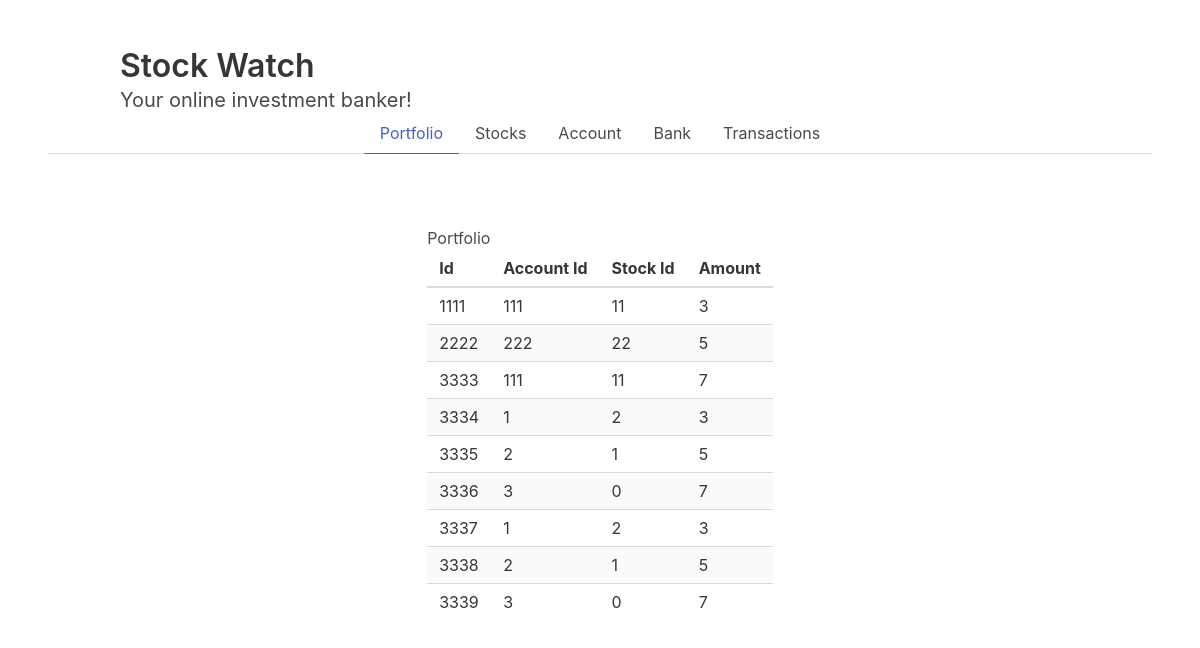
Screenshot of /src/public/index.php with the database file from the repository.
### tables this page shows
CREATE TABLE Portfolio(
    id INTEGER PRIMARY KEY,
    account_id INTEGER,
    stock_id INTEGER,
    amount INTEGER
);

### src/public/StockWatchDAO.php (called while the page is built, shortened)
<?php
class StockWatchDAO
{
   private $dbConn;
   private $tblName;
   public function __construct($tblName)
   {
      $this->dbConn = new SQLite3("../../StockWatch.db");
      $this->tblName = $tblName;
   }
   public function getColumns() {
      if ("Portfolio" == $this->tblName) {
         return $this->getColumnsPortfolio();
      } else if ("Stock" == $this->tblName) {
         return $this->getColumnsStock();
      } else if ("Account" == $this->tblName) {
         return $this->getColumnsAccount();
      } else if ("Bank" == $this->tblName) {
         return $this->getColumnsBank();
      } else if ("Transactions" == $this->tblName) {
         return $this->getColumnsTransactions();
      } else if ("Rates" == $this->tblName) {
         return $this->getColumnsRates();
      }
   }
   public function getRows() {
      if ("Portfolio" == $this->tblName) {
         return $this->dbConn->query($this->getSQLPortfolio());
      } else if ("Stock" == $this->tblName) {
         return $this->dbConn->query($this->getSQLStock());
      } else if ("Account" == $this->tblName) {
         return $this->dbConn->query($this->getSQLAccount());
      } else if ("Bank" == $this->tblName) {
         return $this->dbConn->query($this->getSQLBank());
      } else if ("Transactions" == $this->tblName) {
         return $this->dbConn->query($this->getSQLTransactions());
      } else if ("Rates" == $this->tblName) {
         return $this->dbConn->query($this->getSQLRates());
      }
   }
   private function getSQLPortfolio() {
      return "SELECT * FROM Portfolio";
   }
   private function getColumnsPortfolio() {
      return array("Id", "Account Id", "Stock Id", "Amount");
   }
  }

### src/public/index.php (the view, shortened to what this page needs)
<head>
   <?php include('header.html');
   require_once 'StockWatchDAO.php' ?>
</head>
<body>
   <section class="section">
      <div class="container">
         <h1 class="title">
            Stock Watch
         </h1>
         <p class="subtitle">
            Your online investment banker!
         </p>
      </div>
      <div class="tabs is-centered">
         <ul>
            <li class="is-active"><a href="./?page=Portfolio">Portfolio</a>
            <li><a href="./?page=Stock">Stocks</a></li>
            <li><a href="./?page=Account">Account</a></li>
            <li><a href="./?page=Bank">Bank</a></li>
            <li><a href="./?page=Transactions">Transactions</a></li>
         </ul>
      </div>
      <?php
      if (isset($_GET['page'])) {
         $tabName = $_GET['page'];
      } else {
         $tabName = "Portfolio";
      }
      ?>
      <section class="section">
         <div class="columns is-centered">
            <div class="column is-narrow">
               <table class="table is-centered is-striped is-hoverable">
                  <thead>
                     <?php
                     $dao = new StockWatchDAO($tabName);
                     echo ("<tr>");
                     foreach ($dao->getColumns() as $column) {
                        echo ("<th>" . $column . "</th>");
                     }
                     echo ("</tr>");
                     ?>
                  </thead>
                  <tbody>
                     <?php
                     $result = $dao->getRows();
                     print_r($tabName);
                     while ($row = $result->fetchArray(SQLITE3_NUM)) {
                        echo ("<tr>");
                        for ($colnum = 0; $colnum < count($row); $colnum++) {
                           echo ("<td>" . ucfirst($row[$colnum]) . "</td>");
                        }
                        echo ("</tr>");
                     }
                     ?>
                  </tbody>
               </table>
            </div>
         </div>
      </section>
   </section>
</body>
</html>

### rows the page displays
portfolio: id "1111", account "111", stock "11", amount "3"
portfolio: id "2222", account "222", stock "22", amount "5"
portfolio: id "3333", account "111", stock "11", amount "7"
portfolio: id "3334", account "1", stock "2", amount "3"
portfolio: id "3335", account "2", stock "1", amount "5"
portfolio: id "3336", account "3", stock "0", amount "7"
portfolio: id "3337", account "1", stock "2", amount "3"
portfolio: id "3338", account "2", stock "1", amount "5"
portfolio: id "3339", account "3", stock "0", amount "7"

### other values shown
$column "Id"
$column "Account Id"
$column "Stock Id"
$column "Amount"
